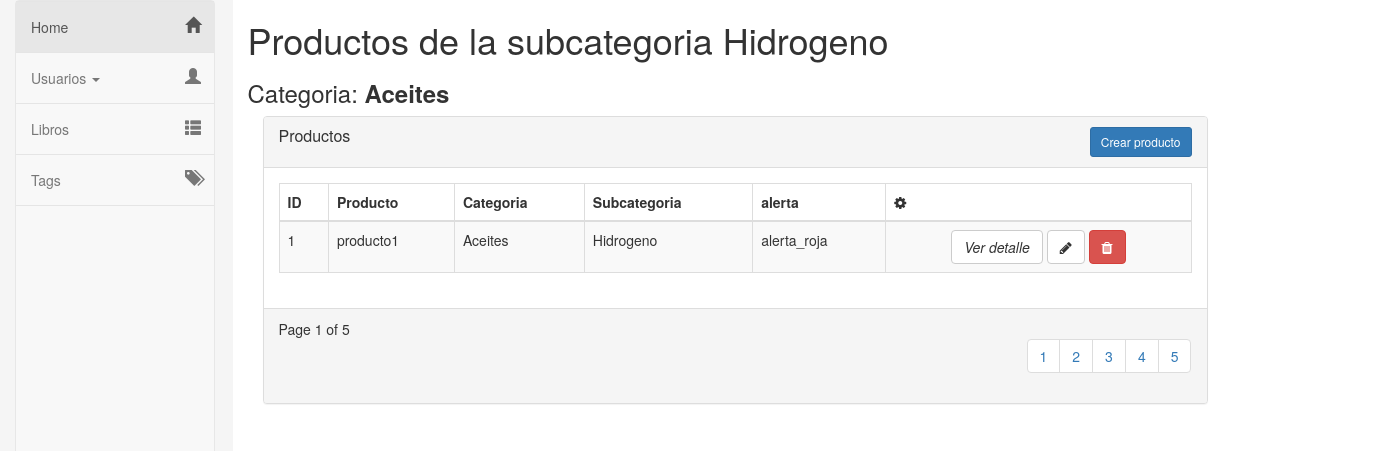
The app's page /catalog/subcategory/1, older data.
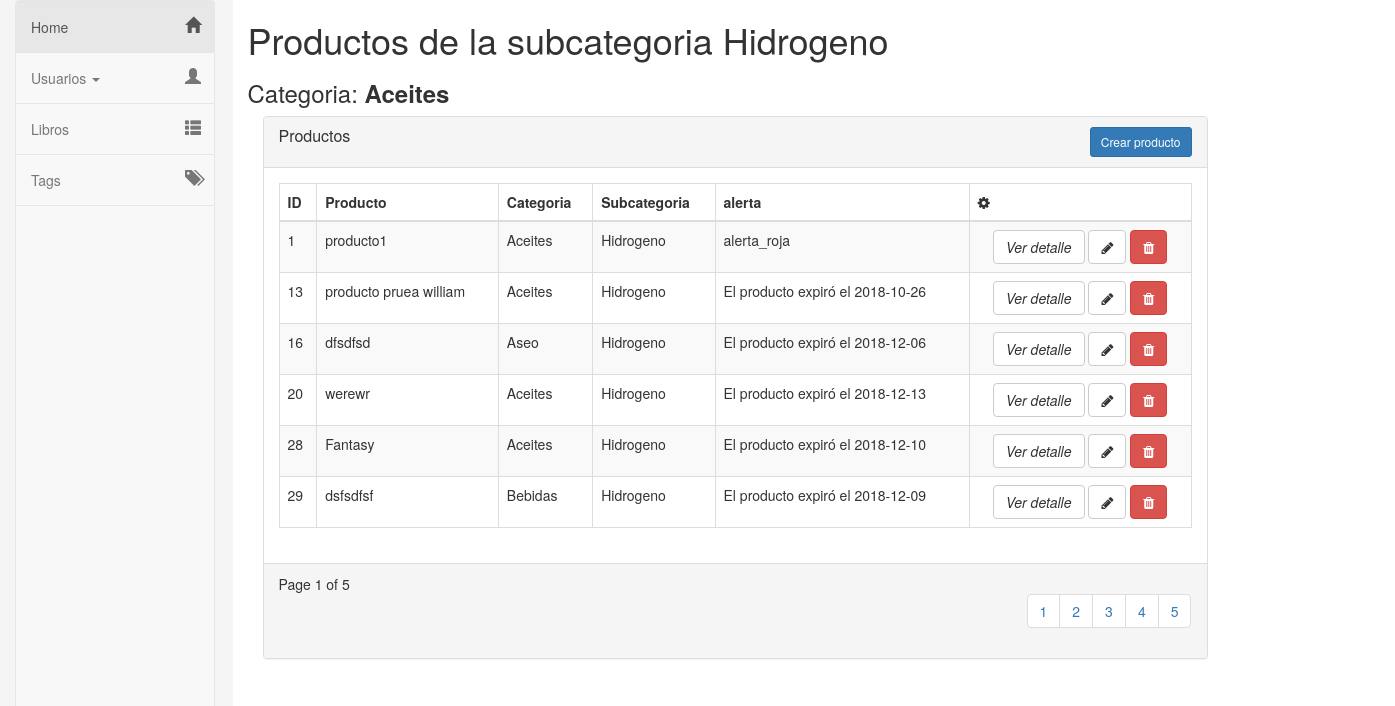
The same page, newer data.
### catalog/models.py (models this page shows, shortened)
class SubCategory(models.Model):
    name = models.CharField(max_length=200, help_text="Ingresa la sub-categoría")
    category = models.ForeignKey('Category', on_delete=models.SET_NULL, null=True)

class Category(models.Model):
    name = models.CharField(
        max_length=200,
        help_text="Ingresa la categoría"
        )
    def __str__(self):
        return self.name

class Product(models.Model):
    name = models.CharField(max_length=200, help_text="Nombre del producto")
    date = models.DateField(max_length=256, help_text="Fecha de fabricación")
    expiration_date = models.DateField(max_length=256, help_text="Fecha de vencimiento")
    lot = models.CharField(max_length=200, help_text="Lote del producto")
    units = models.PositiveIntegerField(help_text="Cantidad recibida")
    category = models.ForeignKey('Category', on_delete=models.SET_NULL, null=True)
    sub_category = models.ForeignKey('SubCategory', on_delete=models.SET_NULL, null=True)
    @property
    def alert(self):
        expiration_red = self.expiration_date - timedelta(days=30)
        expiration_yellow = self.expiration_date - timedelta(days=60)
        current_date = datetime.datetime.now().date()
        if current_date >= self.expiration_date:
            return 'El producto expiró el {0}'.format(self.expiration_date)
        else:
            if current_date >= expiration_yellow and current_date <= expiration_red:
                return 'alerta_amarilla'
            elif current_date >= expiration_red and current_date <= self.expiration_date:
                return 'alerta_roja'
            else:
                return 'Falta tiempo para la expiración'

### catalog/views.py (the view)
# urls.py: path('subcategory/<int:sub_category_id>',views.products_subcategory,name='products_subcategory'),
def products_subcategory(request, sub_category_id):
	subcategory = SubCategory.objects.get(pk=sub_category_id)
	context = {
		'subcategory': subcategory,
	}
	return render(request, 'catalog/products_subcategory.html', context=context)

### catalog/templates/catalog/products_subcategory.html (shortened to what this page needs)
{% extends "base_generic.html" %}
{% block content %}
<div class="container">
    <div class="row">
    <h1>Productos de la subcategoria {{subcategory.name}}</h1>
    <h3>Categoria: <b>{{subcategory.category}}</b></h3>
        <div class="col-md-10">
            <div class="panel panel-default panel-table">
              <div class="panel-heading">
                <div class="row">
                  <div class="col col-xs-6">
                    <h3 class="panel-title">Productos</h3>
                  </div>
                  <div class="col col-xs-6 text-right">
                    <button type="button" class="btn btn-sm btn-primary btn-create">Crear producto</button>
                  </div>
                </div>
              </div>
              <div class="panel-body">
                <table class="table table-striped table-bordered table-list">
                  <thead>
                    <tr>
                        <th class="hidden-xs">ID</th>
                        <th>Producto</th>
                        <th>Categoria</th>
                        <th>Subcategoria</th>
                        <th>alerta</th>
                        <th><em class="fa fa-cog"></em></th>
                    </tr>
                  </thead>
                  <tbody>
                    {% for product in subcategory.product_set.all %}
                      <tr>
                        <td class="hidden-xs">{{ product.id }}</td>
                        <td>{{ product.name }}</td>
                        <td>{{ product.category }}</td>
                        <td>{{ subcategory.name}}</td>
                        <td>{{ product.alert}}</td>
                        <td align="center">
                          <a href="{% url 'catalog:product_detalle' product.id %}" class="btn btn-default"><em class="">Ver detalle</em></a>
                          <a class="btn btn-default"><em class="fa fa-pencil"></em></a>
                          <a class="btn btn-danger"><em class="fa fa-trash"></em></a>
                        </td>
                      </tr>
                    {% endfor %}
                  </tbody>
                </table>
              </div>
              <div class="panel-footer">
                <div class="row">
                  <div class="col col-xs-4">Page 1 of 5
                  </div>
                  <div class="col col-xs-8">
                    <ul class="pagination hidden-xs pull-right">
                      <li><a href="#">1</a></li>
                      <li><a href="#">2</a></li>
                      <li><a href="#">3</a></li>
                      <li><a href="#">4</a></li>
                      <li><a href="#">5</a></li>
                    </ul>
                  </div>
                </div>
              </div>
            </div>
    </div>
  </div>
</div>
{% endblock %}

### catalog/templates/base_generic.html (shortened to what this page needs)
<!DOCTYPE html>
<html lang="en">
<head>
  <link href="//maxcdn.bootstrapcdn.com/bootstrap/3.3.0/css/bootstrap.min.css" rel="stylesheet" id="bootstrap-css">
  <link href="https://cdnjs.cloudflare.com/ajax/libs/font-awesome/4.4.0/css/font-awesome.min.css" rel='stylesheet' type='text/css'>
  {% load static %}
  <link rel="stylesheet" href="{% static 'css/style.css' %}">
</head>
<body>
  <div  class="container-fluid">
    <div class="row">
      <div style="background: #F5F5F5;height: 100vh;" class="col-sm-2">
        {% block sidebar %}
        <nav class="navbar navbar-default sidebar" role="navigation">
            <div class="collapse navbar-collapse" id="bs-sidebar-navbar-collapse-1">
              <ul class="nav navbar-nav">
                <li class="active"><a href="{% url 'catalog:index' %}">Home<span style="font-size:16px;" class="pull-right hidden-xs showopacity glyphicon glyphicon-home"></span></a></li>
                <li class="dropdown">
                  <a href="#" class="dropdown-toggle" data-toggle="dropdown">Usuarios <span class="caret"></span><span style="font-size:16px;" class="pull-right hidden-xs showopacity glyphicon glyphicon-user"></span></a>
                </li>
                <li ><a href="#">Libros<span style="font-size:16px;" class="pull-right hidden-xs showopacity glyphicon glyphicon-th-list"></span></a></li>
                <li ><a href="#">Tags<span style="font-size:16px;" class="pull-right hidden-xs showopacity glyphicon glyphicon-tags"></span></a></li>
              </ul>
            </div>
        </nav>
        {% endblock %}
      </div>
      <div class="col-sm-10 ">{% block content %}{% endblock %}</div>
    </div>
  </div>
</body>
</html>

### catalog/templates/base_generic.html (style rules this page uses)
body,html { height: 100%; }
nav.sidebar, .main { -webkit-transition: margin 200ms ease-out; -moz-transition: margin 200ms ease-out; -o-transition: margin 200ms ease-out; transition: margin 200ms ease-out; }
@media (min-width: 765px) { nav.sidebar a { padding-right: 13px; } }
@media (min-width: 765px) { nav.sidebar .navbar-nav > li:first-child { border-top: 1px #e5e5e5 solid; } }
@media (min-width: 765px) { nav.sidebar .navbar-nav > li { border-bottom: 1px #e5e5e5 solid; } }
@media (min-width: 765px) { nav.sidebar .navbar-collapse, nav.sidebar .container-fluid { padding: 0 0px 0 0px; } }
@media (min-width: 765px) { nav.sidebar { width: 200px; height: 100%; float: left; margin-bottom: 0px; } }
@media (min-width: 765px) { nav.sidebar li { width: 100%; } }
@media (min-width: 1330px) { nav.sidebar { margin-left: 0px; float: left; } }

Row changes from the older to the newer data that the page shows:
added Product: id "13", name "producto pruea william", category "Aceites", {{ subcategory.name }} "Hidrogeno", alert "El producto expiró el 2018-10-26"
added Product: id "16", name "dfsdfsd", category "Aseo", {{ subcategory.name }} "Hidrogeno", alert "El producto expiró el 2018-12-06"
added Product: id "20", name "werewr", category "Aceites", {{ subcategory.name }} "Hidrogeno", alert "El producto expiró el 2018-12-13"
added Product: id "28", name "Fantasy", category "Aceites", {{ subcategory.name }} "Hidrogeno", alert "El producto expiró el 2018-12-10"
added Product: id "29", name "dsfsdfsf", category "Bebidas", {{ subcategory.name }} "Hidrogeno", alert "El producto expiró el 2018-12-09"
